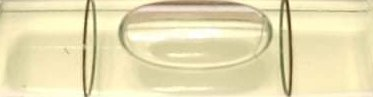
#> input picture img2.jpeg, 373 x 97 px
$ python contour2.py
#> lines starting #> are read from the running program, lines starting #| are printed output that depends on the picture; after the words box and inside, x2 and y2 are one past the last pixel; in counts of white or black regions, pixels touching at a corner belong together
import cv2
import numpy as np

fpath = "img2.jpeg"
img = cv2.imread(fpath)
#> img is the input picture: shape (97, 373, 3); mean B, G, R 178.4, 221.2, 230.9

## Convert into grayscale and threshed it
gray = cv2.cvtColor(img, cv2.COLOR_BGR2GRAY)
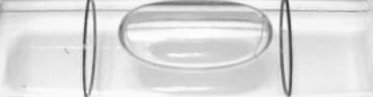
#> gray: shape (97, 373); min 48, max 255, mean 219.2
th, threshed = cv2.threshold(gray, 120, 255, cv2.THRESH_BINARY)
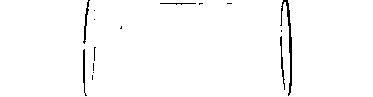
#> threshed: shape (97, 373); 98.3% white; black in thin lines or dots, all inside (x1, y1, x2, y2) = (83, 0, 292, 96)

## Morph to denoise
threshed = cv2.dilate(threshed, None)
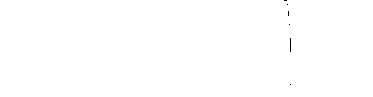
#> threshed: shape (97, 373); 99.9% white; black in thin lines or dots, all inside (x1, y1, x2, y2) = (284, 0, 291, 85)
threshed = cv2.erode(threshed, None)
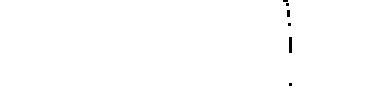
#> threshed: shape (97, 373); 99.7% white; 6 black regions (4 under 20 px)

## Find the external contours
cnts = cv2.findContours(threshed, cv2.RETR_EXTERNAL, cv2.CHAIN_APPROX_NONE)[-2]
#> cnts = 1 contour; box (x1, y1, x2, y2) and area: (0, 0, 373, 97) 35701
cv2.drawContours(img, cnts, -1, (255, 0, 0), 2, cv2.LINE_AA)
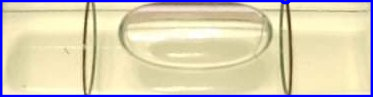
#> img: shape (97, 373, 3); 7.74% of pixels changed, all inside (x1, y1, x2, y2) = (0, 0, 373, 97)

## Fit ellipses
for cnt in cnts:
    if cnt.size < 10 or cv2.contourArea(cnt) < 100:
        continue

    rbox = cv2.fitEllipse(cnt)
    cv2.ellipse(img, rbox, (255, 100, 255), 2, cv2.LINE_AA)
#> this loop made 1 pass
#> rbox on pass 1: ((185.9, 48.01), (106.3, 504.3), 90.01)
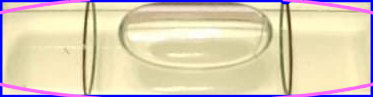
#> img: shape (97, 373, 3); 4.58% of pixels changed, all inside (x1, y1, x2, y2) = (0, 0, 373, 97)

## This it
cv2.imwrite("dst.jpg", img)

$ run again, with img1.jpeg copied over img2.jpeg
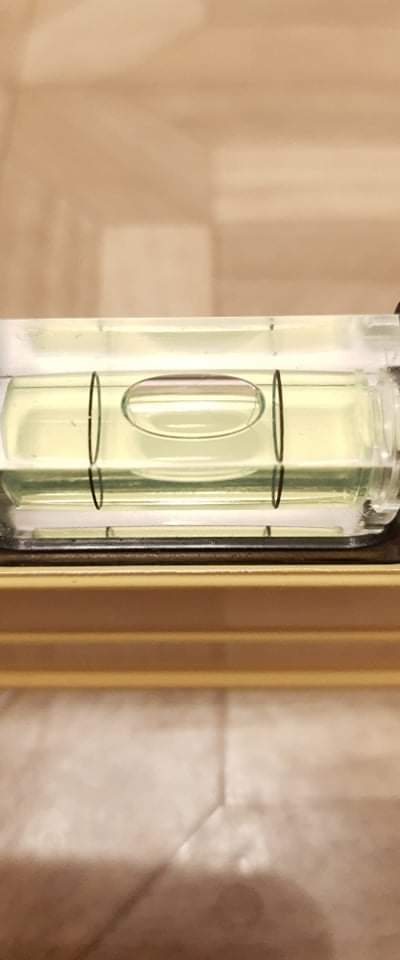
#> input picture img1.jpeg, 400 x 960 px
#> img is the input picture: shape (960, 400, 3); mean B, G, R 130.3, 162.1, 190.2
#> `threshed = cv2.erode(threshed, None)`:
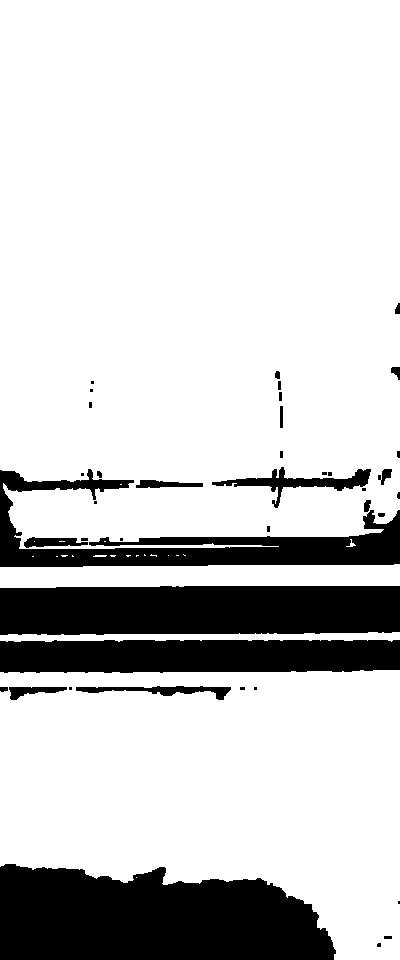
#> threshed: shape (960, 400); 80.6% white; 40 black regions (16 under 20 px)
#> cnts = 21 contours, 17 with area under 20; largest, box (x1, y1, x2, y2) and area: (0, 0, 400, 549) 212302, (0, 670, 400, 960) 88204, (0, 564, 400, 588) 7920, (0, 632, 400, 642) 2237
#> the loop `for cnt in cnts:` made 21 passes
#> cnt on passes 1, 5, 6, 7, 8, 13, 15, 17: [[136, 877]], [[56, 556], [57, 556]], [[32, 556], [33, 556]], [[176, 555], [177, 555], [178, 555], [177, 555]], [[168, 555]], [[72, 555], [72, 556], [73, 556]], [[183, 554], [184, 555], [185, 555], [184, 555]], [[144, 554], [144, 555], [145, 555]]
#> after the loop `for cnt in cnts:`:
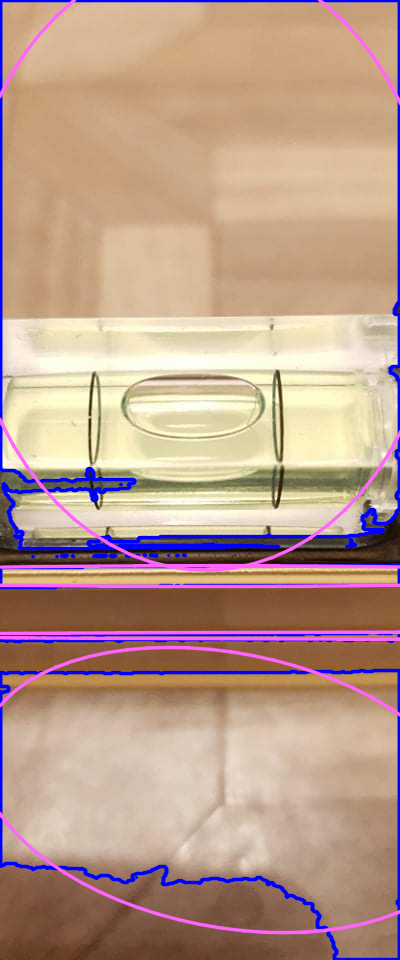
#> img: shape (960, 400, 3); mean B, G, R 140.6, 156.4, 187

$ run again, with img3.jpeg copied over img2.jpeg
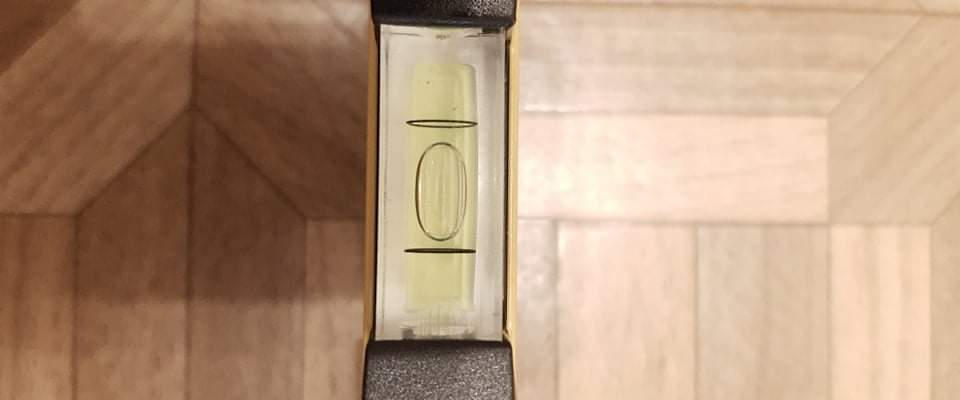
#> input picture img3.jpeg, 960 x 400 px
#> img is the input picture: shape (400, 960, 3); mean B, G, R 126, 151.3, 182.7
#> `threshed = cv2.erode(threshed, None)`:
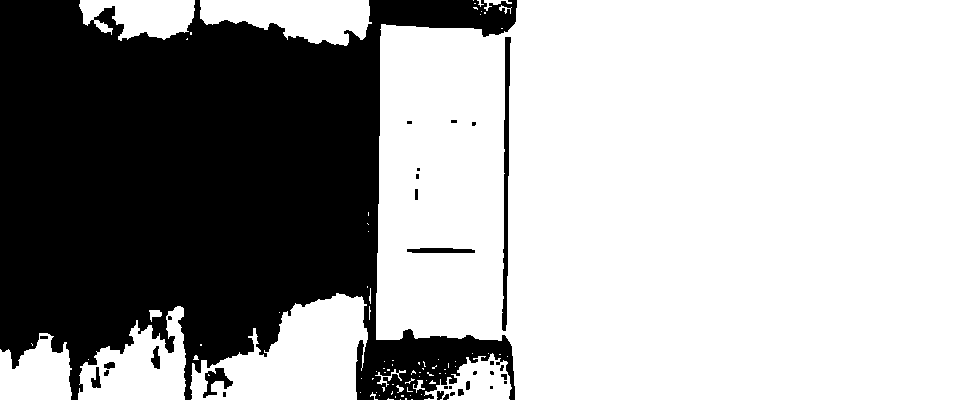
#> threshed: shape (400, 960); 65.4% white; 31 black regions (16 under 20 px)
#> cnts = 81 contours, 70 with area under 20; largest, box (x1, y1, x2, y2) and area: (376, 0, 960, 400) 219310, (190, 293, 368, 400) 11523, (78, 306, 186, 400) 5933, (200, 0, 372, 46) 5151, (0, 333, 72, 400) 3416
#> the loop `for cnt in cnts:` made 81 passes
#> cnt on passes 1, 2, 3, 5, 6, 8, 9, 10: [[411, 399], [412, 399]], [[400, 399]], [[405, 398], [405, 399], [406, 399], [406, 398]], [[395, 396], [395, 397]], [[410, 395]], [[379, 395]], [[421, 394]], [[376, 392]]
#> after the loop `for cnt in cnts:`:
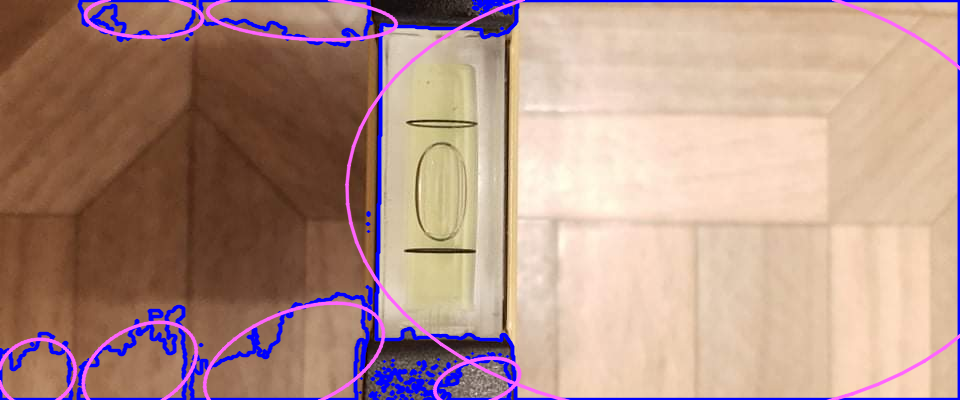
#> img: shape (400, 960, 3); mean B, G, R 134.8, 145.8, 178.4

$ run again, with img4.jpeg copied over img2.jpeg
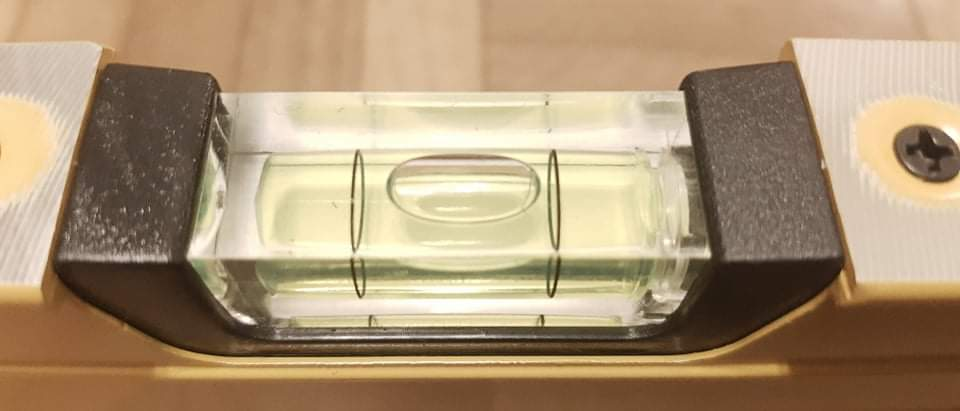
#> input picture img4.jpeg, 960 x 411 px
#> img is the input picture: shape (411, 960, 3); mean B, G, R 118.3, 148.4, 171.4
#> `threshed = cv2.erode(threshed, None)`:
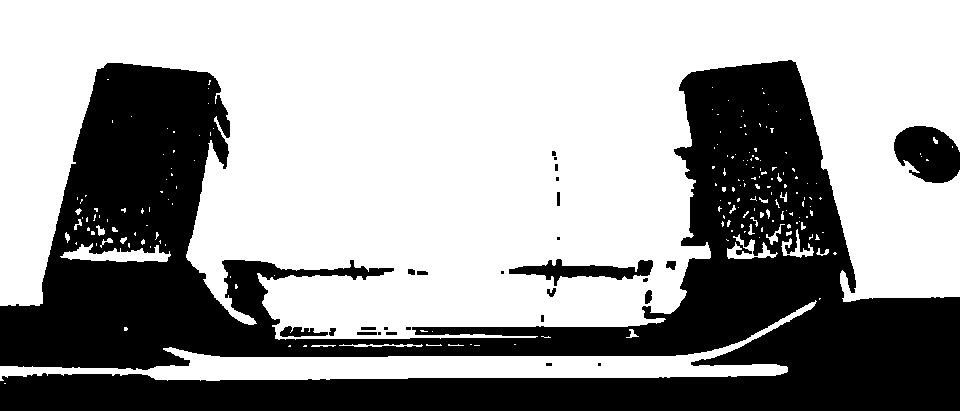
#> threshed: shape (411, 960); 62.4% white; 27 black regions (11 under 20 px)
#> cnts = 189 contours, 175 with area under 20; largest, box (x1, y1, x2, y2) and area: (0, 0, 960, 340) 227711, (0, 300, 817, 381) 13982, (60, 243, 171, 262) 918, (727, 234, 778, 259) 352, (781, 229, 814, 258) 214
#> the loop `for cnt in cnts:` made 189 passes
#> cnt on passes 1, 6, 7: [[4, 383], [5, 383]], [[514, 344], [515, 344]], [[470, 344], [471, 344]]
#> after the loop `for cnt in cnts:`:
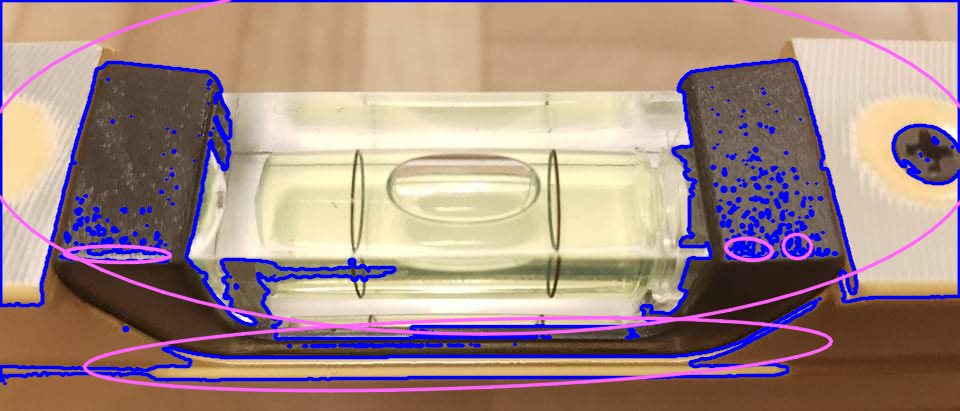
#> img: shape (411, 960, 3); mean B, G, R 134, 138.5, 163.6
